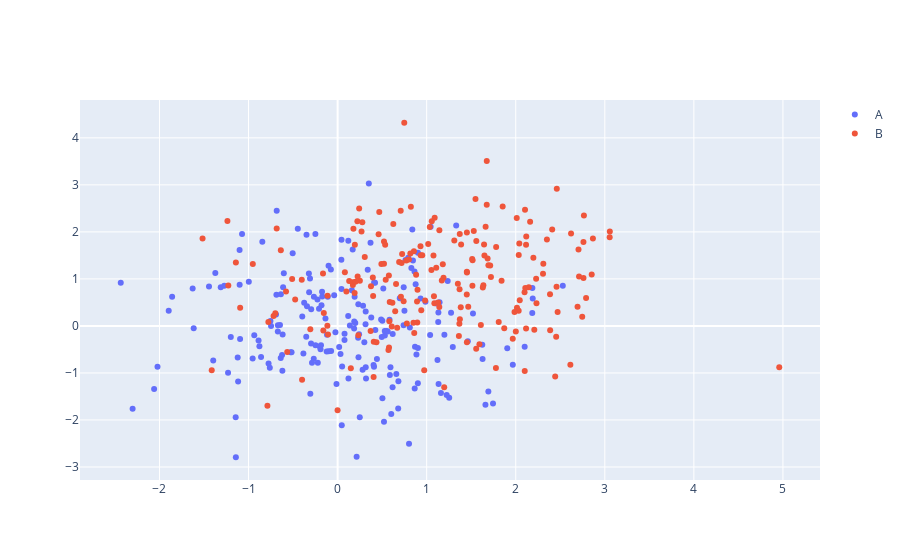

The notebook cell saved with this chart:
### Markdown cell above
### 2. 4. 2 凡例による要素の選択

### Code cell
import numpy as np

np.random.seed(1)
data0 = np.random.randn(2, 200)
data1 = np.random.randn(2, 200) + 1

go.Figure(
    [
        go.Scatter(x=data0[0], y=data0[1], mode="markers", name="A"),
        go.Scatter(x=data1[0], y=data1[1], mode="markers", name="B"),
    ]
).show()

### Figure 1 — Plotly figure (JSON) as saved in the notebook; plotly's stock layout.template omitted (floating-point values rounded to 4 significant figures; data arrays with more than 128 entries replaced by an {"elided": "..."} marker saying what was removed)
{"data": [{"mode": "markers", "name": "A", "type": "scatter", "x": {"elided": "200 float values"}, "y": {"elided": "200 float values"}}, {"mode": "markers", "name": "B", "type": "scatter", "x": {"elided": "200 float values"}, "y": {"elided": "200 float values"}}], "layout": {}}
